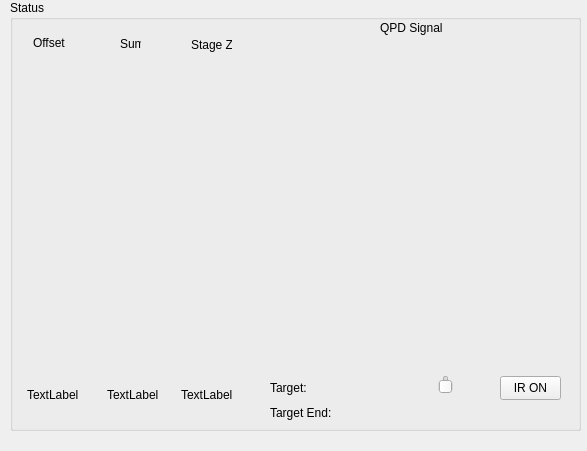
<?xml version="1.0" encoding="UTF-8"?>
<ui version="4.0">
 <class>Form</class>
 <widget class="QWidget" name="Form">
  <property name="geometry">
   <rect>
    <x>0</x>
    <y>0</y>
    <width>587</width>
    <height>451</height>
   </rect>
  </property>
  <property name="windowTitle">
   <string>Form</string>
  </property>
  <widget class="QGroupBox" name="statusBox">
   <property name="geometry">
    <rect>
     <x>10</x>
     <y>0</y>
     <width>571</width>
     <height>431</height>
    </rect>
   </property>
   <property name="title">
    <string>Status</string>
   </property>
   <widget class="QFrame" name="qpdFrame">
    <property name="geometry">
     <rect>
      <x>250</x>
      <y>60</y>
      <width>300</width>
      <height>300</height>
     </rect>
    </property>
    <property name="frameShape">
     <enum>QFrame::NoFrame</enum>
    </property>
   </widget>
   <widget class="QLabel" name="qpdLabel">
    <property name="geometry">
     <rect>
      <x>370</x>
      <y>20</y>
      <width>71</width>
      <height>16</height>
     </rect>
    </property>
    <property name="text">
     <string>QPD Signal</string>
    </property>
   </widget>
   <widget class="QLabel" name="qpdTargetText">
    <property name="geometry">
     <rect>
      <x>310</x>
      <y>380</y>
      <width>51</width>
      <height>20</height>
     </rect>
    </property>
    <property name="text">
     <string/>
    </property>
   </widget>
   <widget class="QLabel" name="qpdTargetEndText">
    <property name="geometry">
     <rect>
      <x>329</x>
      <y>404</y>
      <width>61</width>
      <height>20</height>
     </rect>
    </property>
    <property name="text">
     <string/>
    </property>
   </widget>
   <widget class="QPushButton" name="irButton">
    <property name="geometry">
     <rect>
      <x>490</x>
      <y>376</y>
      <width>61</width>
      <height>24</height>
     </rect>
    </property>
    <property name="text">
     <string>IR ON</string>
    </property>
   </widget>
   <widget class="QSlider" name="irSlider">
    <property name="geometry">
     <rect>
      <x>390</x>
      <y>375</y>
      <width>91</width>
      <height>19</height>
     </rect>
    </property>
    <property name="minimum">
     <number>0</number>
    </property>
    <property name="maximum">
     <number>100</number>
    </property>
    <property name="value">
     <number>0</number>
    </property>
   </widget>
   <widget class="QLabel" name="qpdTargetText_2">
    <property name="geometry">
     <rect>
      <x>260</x>
      <y>380</y>
      <width>41</width>
      <height>16</height>
     </rect>
    </property>
    <property name="text">
     <string>Target:</string>
    </property>
   </widget>
   <widget class="QLabel" name="qpdTargetEndText_2">
    <property name="geometry">
     <rect>
      <x>260</x>
      <y>405</y>
      <width>61</width>
      <height>16</height>
     </rect>
    </property>
    <property name="text">
     <string>Target End:</string>
    </property>
   </widget>
   <widget class="QFrame" name="sumFrame">
    <property name="geometry">
     <rect>
      <x>90</x>
      <y>60</y>
      <width>60</width>
      <height>300</height>
     </rect>
    </property>
    <property name="frameShape">
     <enum>QFrame::NoFrame</enum>
    </property>
   </widget>
   <widget class="QFrame" name="zFrame">
    <property name="geometry">
     <rect>
      <x>170</x>
      <y>60</y>
      <width>60</width>
      <height>300</height>
     </rect>
    </property>
    <property name="frameShape">
     <enum>QFrame::NoFrame</enum>
    </property>
   </widget>
   <widget class="QFrame" name="offsetFrame">
    <property name="geometry">
     <rect>
      <x>10</x>
      <y>60</y>
      <width>60</width>
      <height>300</height>
     </rect>
    </property>
    <property name="frameShape">
     <enum>QFrame::NoFrame</enum>
    </property>
   </widget>
   <widget class="QLabel" name="zLabel">
    <property name="geometry">
     <rect>
      <x>181</x>
      <y>30</y>
      <width>41</width>
      <height>29</height>
     </rect>
    </property>
    <property name="text">
     <string>Stage Z</string>
    </property>
   </widget>
   <widget class="QLabel" name="offsetLabel">
    <property name="geometry">
     <rect>
      <x>23</x>
      <y>28</y>
      <width>41</width>
      <height>29</height>
     </rect>
    </property>
    <property name="text">
     <string>Offset</string>
    </property>
   </widget>
   <widget class="QLabel" name="sumLabel">
    <property name="geometry">
     <rect>
      <x>110</x>
      <y>29</y>
      <width>21</width>
      <height>29</height>
     </rect>
    </property>
    <property name="text">
     <string>Sum</string>
    </property>
   </widget>
   <widget class="QLabel" name="sumText">
    <property name="geometry">
     <rect>
      <x>97</x>
      <y>380</y>
      <width>51</width>
      <height>29</height>
     </rect>
    </property>
    <property name="text">
     <string>TextLabel</string>
    </property>
   </widget>
   <widget class="QLabel" name="zText">
    <property name="geometry">
     <rect>
      <x>171</x>
      <y>380</y>
      <width>66</width>
      <height>29</height>
     </rect>
    </property>
    <property name="text">
     <string>TextLabel</string>
    </property>
   </widget>
   <widget class="QLabel" name="offsetText">
    <property name="geometry">
     <rect>
      <x>17</x>
      <y>380</y>
      <width>66</width>
      <height>29</height>
     </rect>
    </property>
    <property name="text">
     <string>TextLabel</string>
    </property>
   </widget>
  </widget>
 </widget>
 <resources/>
 <connections/>
</ui>
